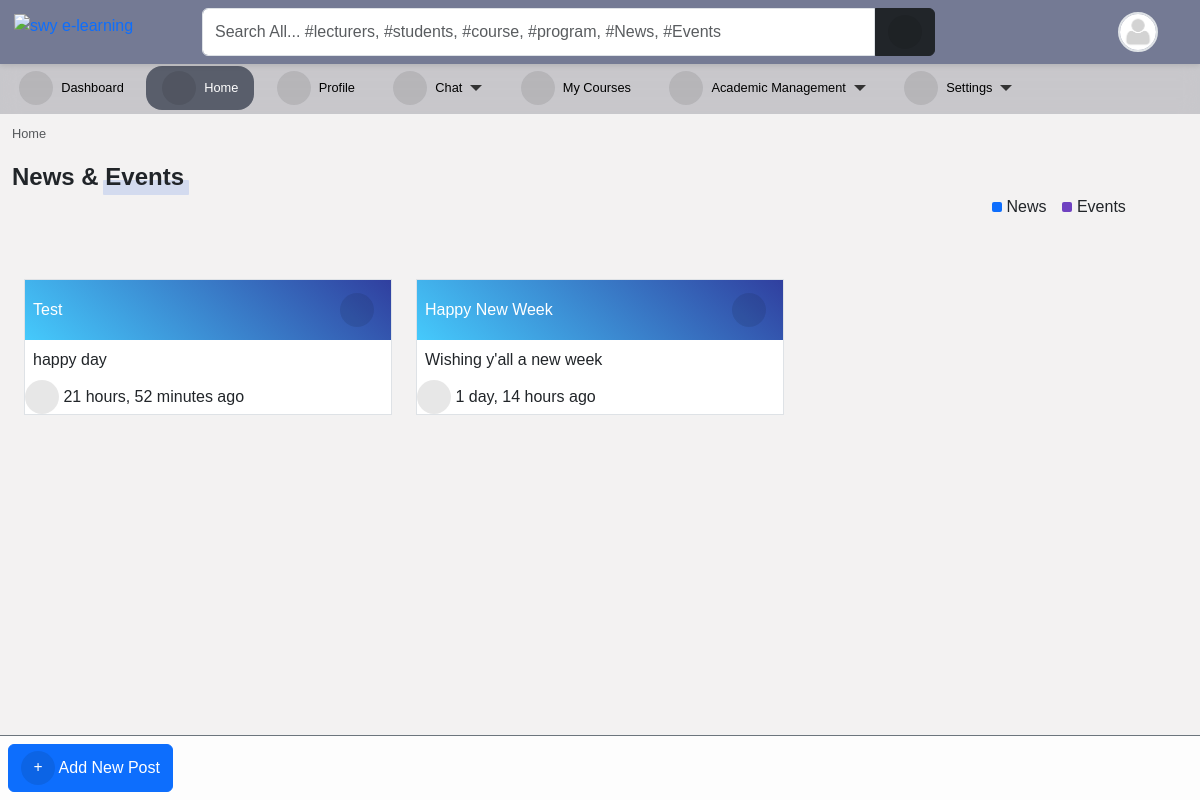
/ (signed in), run on the app's committed database.
### accounts/models.py (models this page shows, shortened)
class User(AbstractUser):
    is_student = models.BooleanField(default=False)
    is_lecturer = models.BooleanField(default=False)
    gender = models.CharField(max_length=1, choices=GENDERS, blank=True, null=True)
    phone = models.CharField(max_length=60, blank=True, null=True)
    address = models.CharField(max_length=60, blank=True, null=True)
    picture = models.ImageField(
        upload_to="profile_pictures/%y/%m/%d/", default="default.png", null=True
    )
    email = models.EmailField(blank=True, null=True)
    username_validator = ASCIIUsernameValidator()
    objects = CustomUserManager()
    class Meta:
        ordering = ("-date_joined",)
    @property
    def get_user_role(self):
        if self.is_superuser:
            role = "Admin"
        elif self.is_student:
            role = "Student"
        elif self.is_lecturer:
            role = "Lecturer"
        return role

### core/models.py (models this page shows, shortened)
class NewsAndEvents(models.Model):
    title = models.CharField(max_length=200, null=True)
    summary = models.TextField(max_length=200, blank=True, null=True)
    posted_as = models.CharField(choices=POST, max_length=10)
    updated_date = models.DateTimeField(auto_now=True, auto_now_add=False, null=True)
    upload_time = models.DateTimeField(auto_now=False, auto_now_add=True, null=True)
    objects = NewsAndEventsManager()

### core/views.py (the view)
# urls.py: path("", home_view, name="home"),
@login_required
def home_view(request):
    items = NewsAndEvents.objects.all().order_by("-updated_date")
    context = {
        "title": "News & Events",
        "items": items,
    }
    return render(request, "core/index.html", context)

### core/models.py (called while the page is built)
    def get_queryset(self):
        return NewsAndEventsQuerySet(self.model, using=self._db)

    def all(self):
        return self.get_queryset()

### templates/core/index.html (shortened to what this page needs)
{% extends 'base.html' %}
{% load static %}
{% block content %}
<nav style="--bs-breadcrumb-divider: '>';" aria-label="breadcrumb">
    <ol class="breadcrumb">
      <li class="breadcrumb-item active" aria-current="page">Home</li>
    </ol>
</nav>
{% if request.user.is_superuser or request.user.is_lecturer %}
<div class="manage-wrap">
    <a class="btn btn-primary" href="{% url 'add_item' %}"><i class="fas fa-plus"></i> Add New Post</a>
</div>
{% endif %}
<div>
    <div class="title-1">News &amp; Events</div>
</div>
<div class="col-md-2 ms-auto d-flex">
    <div class="me-3">
        <span class="color-indicator bg-primary"></span> News
    </div>
    <div>
        <span class="color-indicator bg-purple"></span> Events
    </div>
</div>
<div class="container-fluid">
    {% if items %}
    <div class="row">
        {% for item in items %}
        <div class="col-md-4 mb-4">
            <div class="bg-white border">
                <div class="card-header-ne {% if item.posted_as == 'News' %}news{% else %}events{% endif %} p-2">
                    <span class="p-0">
                        {{ item.title|title }}
                    </span>
                    {% if request.user.is_superuser or request.user.is_lecturer %}
                    <div class="dropstart">
                        <button class="btn btn-sm" data-bs-toggle="dropdown" aria-expanded="false">
                            <i class="fas fa-ellipsis-v text-white"></i>
                        </button>
                    </div>
                    {% endif %}
                </div>
                <div class="p-2">{{ item.summary }}</div>
                <div class="date-wrapper">
                    <i class="fa fa-calendar mr-2"></i>
                    {{ item.updated_date|timesince }} ago
                </div>
            </div>
        </div>
        {% endfor %}
    </div>
    {% else %}
    <h4 class="text-center mt-5 py-5 text-muted">
        <i class="fa-regular fa-folder-open me-2"></i> School news and events will appear here.
    </h4>
    {% endif %}
</div>
{% endblock content %}

### templates/navbar.html (shortened to what this page needs)
{% load static %}
<div id="top-navbar" class="py-2 top-navbar">
	<div class="container">
		<a href="/" class="head-logo">
			<img src="{% static 'img/swy e-learning.jpg' %}" width="40px" alt="swy e-learning">
		</a>
		<div class="nav-wrapper">
			<form class="form-header" action="{% url 'query' %}" method="GET">
				<input id="primary-search" class="form-control rounded-end-0" type="text" name="q" value="{{ request.GET.q }}"
					placeholder="Search All... #lecturers, #students, #course, #program, #News, #Events" required />
				<button class="btn btn-dark rounded-start-0" type="submit">
					<i class="fas fa-search"></i>
				</button>
			</form>
			<div class="dropdown index">
				<div class="avatar border border-2" type="button" data-bs-toggle="dropdown" aria-expanded="false">
					<img src="{{ request.user.picture.url }}">
				</div>
			</div>
		</div>
	</div>
</div>

### static/scss/style1.css (style rules this page uses)
*, body { font-family: "Rubik", sans-serif; }
body { background-color: #f3f2f2; }
#main .container-fluid { margin-top: 3.7rem; }
#top-navbar { position: fixed; top: 0; right: 0; -webkit-margin-start: -10px; z-index: 90; padding: 0; background: #747a94; box-shadow: 0px 2px 5px 0px rgba(0, 0, 0, 0.1); transition: 0.3s; margin: 0; }
#top-navbar .container { display: flex; background-color: transparent; position: relative; }
#top-navbar .nav-wrapper { display: flex; flex-wrap: wrap; justify-content: space-between; align-items: center; width: 100%; margin-left: 10rem; background-color: transparent; }
#top-navbar .nav-wrapper .form-header { display: flex; flex: 0.8; }
#top-navbar .nav-wrapper .form-header button { flex: 0.1; }
#top-navbar { left: 0; }
.manage-wrap { position: fixed; bottom: 0; right: 0; left: 300px; padding: 0.5rem; z-index: 10; background-color: rgba(255, 255, 255, 0.8); border-top: 1px solid #6c757d; transition: 0.3s; }
.manage-wrap { left: 0; }
.avatar { width: 40px; height: 40px; border-radius: 50%; overflow: hidden; }
.avatar img { width: 100%; height: 100%; -o-object-fit: cover; object-fit: cover; }
a { color: var(--bs-primary); text-decoration: none; }
.title-1 { position: relative; display: inline-flex; align-items: center; font-family: inherit; text-transform: capitalize; font-weight: 700; font-size: 24px; border-radius: 0.2em; }
.title-1::before { content: ""; position: absolute; bottom: 0; right: -5px; width: 50%; height: 15px; z-index: -1; border-radius: 1px; background-color: rgba(83, 126, 226, 0.2); animation: lineAnim 1s ease-in forwards; }
.news { background: linear-gradient(40deg, #45cafc, #303f9f) !important; color: #fff; }
.fas, .fa { font-size: 16px; display: inline-flex; align-items: center; justify-content: center; width: 34px; height: 34px; background-color: rgba(0, 0, 0, 0.093); border-radius: 50%; }

### templates/aside.html (style rules this page uses)
li { font-size: .8rem; }

### templates/navbar.html (style rules this page uses)
.head-logo { position: absolute; left: -1rem; top: 0.3rem; }

### templates/core/index.html (style rules this page uses)
.color-indicator { display: inline-block; width: 10px; height: 10px; border-radius: 2px; }
.bg-purple { background-color: #6f42c1; }
.card-header-ne { position: relative; display: flex; align-items: center; justify-content: space-between; }

### data on the page
User: user.picture (placeholder picture)
NewsAndEvents: title "Test", summary "happy day", updated_date "21 hours, 52 minutes"
NewsAndEvents: title "Happy New Week", summary "Wishing y'all a new week", updated_date "1 day, 14 hours"
